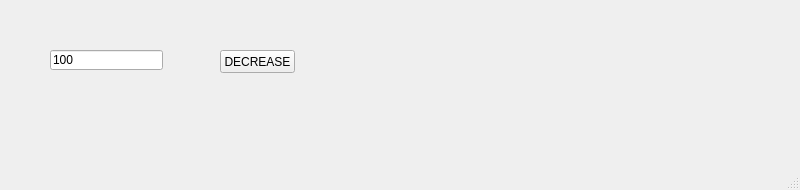
<?xml version="1.0" encoding="UTF-8"?>
<ui version="4.0">
 <class>MainWindow</class>
 <widget class="QMainWindow" name="MainWindow">
  <property name="geometry">
   <rect>
    <x>0</x>
    <y>0</y>
    <width>800</width>
    <height>190</height>
   </rect>
  </property>
  <property name="windowTitle">
   <string>MainWindow</string>
  </property>
  <widget class="QWidget" name="centralwidget">
   <widget class="QLineEdit" name="lineEdit">
    <property name="geometry">
     <rect>
      <x>50</x>
      <y>50</y>
      <width>113</width>
      <height>20</height>
     </rect>
    </property>
    <property name="text">
     <string>100</string>
    </property>
   </widget>
   <widget class="QPushButton" name="PushButton">
    <property name="geometry">
     <rect>
      <x>220</x>
      <y>50</y>
      <width>75</width>
      <height>23</height>
     </rect>
    </property>
    <property name="text">
     <string>DECREASE</string>
    </property>
   </widget>
  </widget>
  <widget class="QMenuBar" name="menubar">
   <property name="geometry">
    <rect>
     <x>0</x>
     <y>0</y>
     <width>800</width>
     <height>21</height>
    </rect>
   </property>
  </widget>
  <widget class="QStatusBar" name="statusbar"/>
 </widget>
 <resources/>
 <connections/>
</ui>
